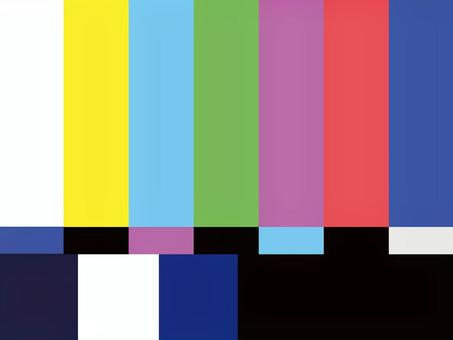
#> input picture jeha pt 5/img/colorbar.jpeg, 453 x 340 px
$ python 'split and merging .py'
#> lines starting #> are read from the running program, lines starting #| are printed output that depends on the picture
import numpy as np
import cv2
import os

#buka gambar
img_path = os.path.join(".","img/colorbar.jpeg")
img = cv2.imread(img_path)
#> img is the input picture: shape (340, 453, 3); mean B, G, R 127.9, 131, 138
(B, G, R) = cv2.split(img)
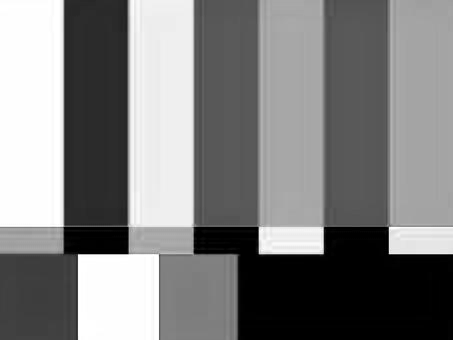
#> B: shape (340, 453); min 0, max 255, mean 127.9
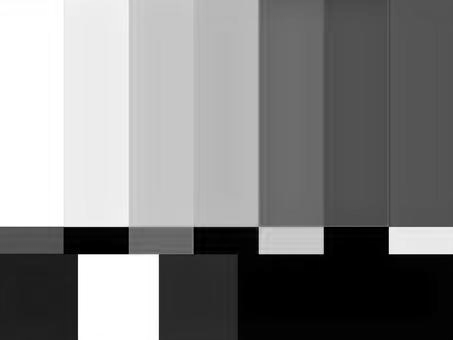
#> G: shape (340, 453); min 0, max 255, mean 131
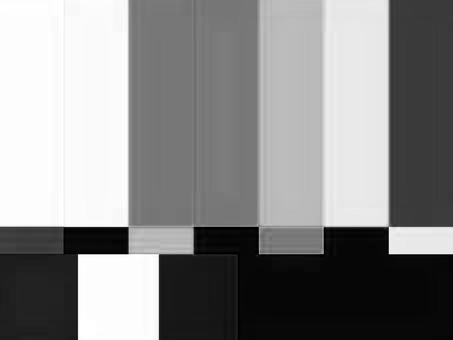
#> R: shape (340, 453); min 0, max 255, mean 138

cv2.imshow("Red Channel", R)
cv2.imshow("Green Channel", G)
cv2.imshow("Blue Channel", B)
merged = cv2.merge([B, G, R])
#cv2.imshow("Merged Image", merged)
# cv2.waitKey(50000)
# cv2.destroyAllWindows()

zeros = np.zeros(img.shape[:2], dtype="uint8")
cv2.imshow("Red", cv2.merge([zeros, zeros, R]))
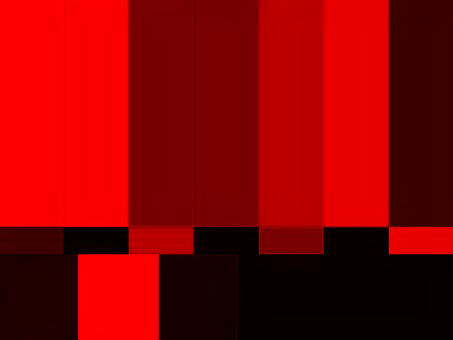
#> window 'Red': shape (340, 453, 3); mean B, G, R 0, 0, 138
cv2.imshow("Green", cv2.merge([zeros, G, zeros]))
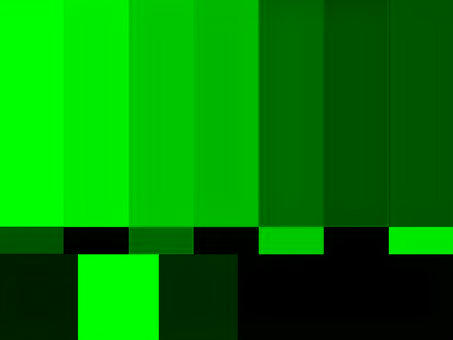
#> window 'Green': shape (340, 453, 3); mean B, G, R 0, 131, 0
cv2.imshow("Blue", cv2.merge([B, zeros, zeros]))
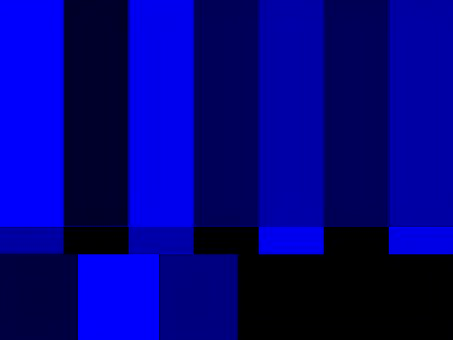
#> window 'Blue': shape (340, 453, 3); mean B, G, R 127.9, 0, 0
cv2.waitKey(50000)
